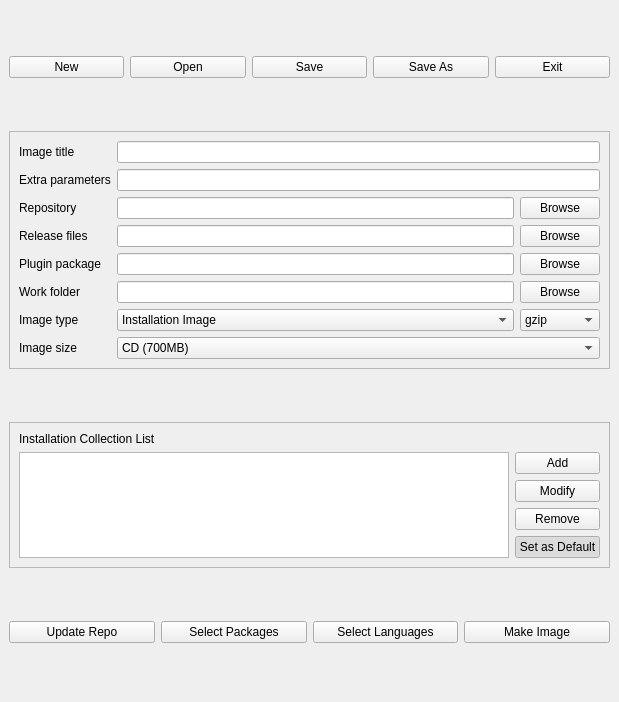
<?xml version="1.0" encoding="UTF-8"?>
<ui version="4.0">
 <class>MainWindow</class>
 <widget class="QMainWindow" name="MainWindow">
  <property name="geometry">
   <rect>
    <x>0</x>
    <y>0</y>
    <width>619</width>
    <height>702</height>
   </rect>
  </property>
  <property name="windowTitle">
   <string>Pardusman</string>
  </property>
  <property name="windowIcon">
   <iconset resource="raw.qrc">
    <normaloff>:/raw/pics/pardusman.png</normaloff>:/raw/pics/pardusman.png</iconset>
  </property>
  <widget class="QWidget" name="centralwidget">
   <layout class="QGridLayout" name="gridLayout_5">
    <item row="0" column="0">
     <layout class="QHBoxLayout" name="horizontalLayout">
      <item>
       <widget class="QPushButton" name="pushNew">
        <property name="text">
         <string>New</string>
        </property>
       </widget>
      </item>
      <item>
       <widget class="QPushButton" name="pushOpen">
        <property name="text">
         <string>Open</string>
        </property>
       </widget>
      </item>
      <item>
       <widget class="QPushButton" name="pushSave">
        <property name="text">
         <string>Save</string>
        </property>
       </widget>
      </item>
      <item>
       <widget class="QPushButton" name="pushSaveAs">
        <property name="text">
         <string>Save As</string>
        </property>
       </widget>
      </item>
      <item>
       <widget class="QPushButton" name="pushExit">
        <property name="text">
         <string>Exit</string>
        </property>
       </widget>
      </item>
     </layout>
    </item>
    <item row="1" column="0">
     <widget class="QFrame" name="frame">
      <property name="sizePolicy">
       <sizepolicy hsizetype="Preferred" vsizetype="Fixed">
        <horstretch>0</horstretch>
        <verstretch>0</verstretch>
       </sizepolicy>
      </property>
      <property name="frameShape">
       <enum>QFrame::StyledPanel</enum>
      </property>
      <property name="frameShadow">
       <enum>QFrame::Raised</enum>
      </property>
      <layout class="QGridLayout" name="gridLayout_2">
       <item row="0" column="0">
        <layout class="QGridLayout" name="gridLayout">
         <item row="0" column="0">
          <widget class="QLabel" name="label">
           <property name="text">
            <string>Image title</string>
           </property>
          </widget>
         </item>
         <item row="0" column="1" colspan="2">
          <widget class="QLineEdit" name="lineTitle">
           <property name="toolTip">
            <string>The title of the Pardus image</string>
           </property>
          </widget>
         </item>
         <item row="1" column="0">
          <widget class="QLabel" name="label_5">
           <property name="text">
            <string>Extra parameters</string>
           </property>
          </widget>
         </item>
         <item row="1" column="1" colspan="2">
          <widget class="QLineEdit" name="lineParameters">
           <property name="toolTip">
            <string>Extra parameters to pass to the kernel command line during boot.</string>
           </property>
          </widget>
         </item>
         <item row="2" column="0">
          <widget class="QLabel" name="label_3">
           <property name="text">
            <string>Repository</string>
           </property>
          </widget>
         </item>
         <item row="2" column="1">
          <widget class="QLineEdit" name="lineRepository">
           <property name="toolTip">
            <string>Local or remote URL of the repository index from which the image will be created</string>
           </property>
          </widget>
         </item>
         <item row="2" column="2">
          <widget class="QPushButton" name="pushBrowseRepository">
           <property name="text">
            <string>Browse</string>
           </property>
          </widget>
         </item>
         <item row="3" column="0">
          <widget class="QLabel" name="label_4">
           <property name="text">
            <string>Release files</string>
           </property>
          </widget>
         </item>
         <item row="3" column="1">
          <widget class="QLineEdit" name="lineReleaseFiles">
           <property name="toolTip">
            <string>Path to the local directory which contains metadata about the image like the release notes, etc.</string>
           </property>
          </widget>
         </item>
         <item row="3" column="2">
          <widget class="QPushButton" name="pushBrowseReleaseFiles">
           <property name="text">
            <string>Browse</string>
           </property>
          </widget>
         </item>
         <item row="4" column="0">
          <widget class="QLabel" name="label_6">
           <property name="text">
            <string>Plugin package</string>
           </property>
          </widget>
         </item>
         <item row="4" column="1">
          <widget class="QLineEdit" name="linePluginPackage"/>
         </item>
         <item row="4" column="2">
          <widget class="QPushButton" name="pushBrowsePluginPackage">
           <property name="text">
            <string>Browse</string>
           </property>
          </widget>
         </item>
         <item row="5" column="0">
          <widget class="QLabel" name="label_2">
           <property name="text">
            <string>Work folder</string>
           </property>
          </widget>
         </item>
         <item row="5" column="1">
          <widget class="QLineEdit" name="lineWorkFolder">
           <property name="toolTip">
            <string>Path to the directory where Pardusman will work and create the related files and directories</string>
           </property>
          </widget>
         </item>
         <item row="5" column="2">
          <widget class="QPushButton" name="pushBrowseWorkFolder">
           <property name="text">
            <string>Browse</string>
           </property>
          </widget>
         </item>
         <item row="6" column="0">
          <widget class="QLabel" name="label_7">
           <property name="text">
            <string>Image type</string>
           </property>
          </widget>
         </item>
         <item row="6" column="1">
          <widget class="QComboBox" name="comboType">
           <item>
            <property name="text">
             <string>Installation Image</string>
            </property>
           </item>
           <item>
            <property name="text">
             <string>Live Image</string>
            </property>
           </item>
          </widget>
         </item>
         <item row="6" column="2">
          <widget class="QComboBox" name="comboCompression">
           <item>
            <property name="text">
             <string>gzip</string>
            </property>
           </item>
           <item>
            <property name="text">
             <string>lzma</string>
            </property>
           </item>
          </widget>
         </item>
         <item row="7" column="0">
          <widget class="QLabel" name="label_8">
           <property name="enabled">
            <bool>true</bool>
           </property>
           <property name="text">
            <string>Image size</string>
           </property>
          </widget>
         </item>
         <item row="7" column="1" colspan="2">
          <widget class="QComboBox" name="comboSize">
           <property name="enabled">
            <bool>true</bool>
           </property>
           <item>
            <property name="text">
             <string>CD (700MB)</string>
            </property>
           </item>
           <item>
            <property name="text">
             <string>DVD (4.2GB)</string>
            </property>
           </item>
           <item>
            <property name="text">
             <string>Flash Disk (1GB)</string>
            </property>
           </item>
           <item>
            <property name="text">
             <string>Custom</string>
            </property>
           </item>
          </widget>
         </item>
        </layout>
       </item>
      </layout>
     </widget>
    </item>
    <item row="2" column="0">
     <widget class="QFrame" name="collectionFrame">
      <property name="sizePolicy">
       <sizepolicy hsizetype="Preferred" vsizetype="Fixed">
        <horstretch>0</horstretch>
        <verstretch>0</verstretch>
       </sizepolicy>
      </property>
      <property name="frameShape">
       <enum>QFrame::StyledPanel</enum>
      </property>
      <property name="frameShadow">
       <enum>QFrame::Raised</enum>
      </property>
      <layout class="QGridLayout" name="gridLayout_4">
       <item row="0" column="0">
        <layout class="QGridLayout" name="gridLayout_3">
         <item row="1" column="0" rowspan="4">
          <widget class="QListWidget" name="listPackageCollection"/>
         </item>
         <item row="2" column="1">
          <widget class="QPushButton" name="pushModifyCollection">
           <property name="text">
            <string>Modify</string>
           </property>
          </widget>
         </item>
         <item row="0" column="0">
          <widget class="QLabel" name="label_9">
           <property name="text">
            <string>Installation Collection List</string>
           </property>
          </widget>
         </item>
         <item row="4" column="1">
          <widget class="QPushButton" name="pushSetDefaultCollection">
           <property name="enabled">
            <bool>true</bool>
           </property>
           <property name="text">
            <string>Set as Default</string>
           </property>
           <property name="checkable">
            <bool>true</bool>
           </property>
           <property name="checked">
            <bool>true</bool>
           </property>
          </widget>
         </item>
         <item row="1" column="1">
          <widget class="QPushButton" name="pushAddCollection">
           <property name="text">
            <string>Add</string>
           </property>
          </widget>
         </item>
         <item row="3" column="1">
          <widget class="QPushButton" name="pushRemoveCollection">
           <property name="text">
            <string>Remove</string>
           </property>
          </widget>
         </item>
        </layout>
       </item>
      </layout>
      <zorder></zorder>
     </widget>
    </item>
    <item row="3" column="0">
     <layout class="QHBoxLayout" name="horizontalLayout_2">
      <item>
       <widget class="QPushButton" name="pushUpdateRepo">
        <property name="text">
         <string>Update Repo</string>
        </property>
       </widget>
      </item>
      <item>
       <widget class="QPushButton" name="pushSelectPackages">
        <property name="enabled">
         <bool>true</bool>
        </property>
        <property name="text">
         <string>Select Packages</string>
        </property>
       </widget>
      </item>
      <item>
       <widget class="QPushButton" name="pushSelectLanguages">
        <property name="text">
         <string>Select Languages</string>
        </property>
       </widget>
      </item>
      <item>
       <widget class="QPushButton" name="pushMakeImage">
        <property name="text">
         <string>Make Image</string>
        </property>
       </widget>
      </item>
     </layout>
    </item>
    <item row="4" column="0">
     <layout class="QVBoxLayout" name="terminalLayout"/>
    </item>
   </layout>
  </widget>
  <widget class="QMenuBar" name="menubar">
   <property name="geometry">
    <rect>
     <x>0</x>
     <y>0</y>
     <width>619</width>
     <height>22</height>
    </rect>
   </property>
  </widget>
 </widget>
 <tabstops>
  <tabstop>pushNew</tabstop>
  <tabstop>pushOpen</tabstop>
  <tabstop>pushSave</tabstop>
  <tabstop>pushSaveAs</tabstop>
  <tabstop>pushExit</tabstop>
  <tabstop>lineTitle</tabstop>
  <tabstop>lineParameters</tabstop>
  <tabstop>lineRepository</tabstop>
  <tabstop>lineReleaseFiles</tabstop>
  <tabstop>linePluginPackage</tabstop>
  <tabstop>lineWorkFolder</tabstop>
  <tabstop>comboType</tabstop>
  <tabstop>comboSize</tabstop>
  <tabstop>pushBrowseRepository</tabstop>
  <tabstop>pushBrowseReleaseFiles</tabstop>
  <tabstop>pushBrowsePluginPackage</tabstop>
  <tabstop>pushBrowseWorkFolder</tabstop>
  <tabstop>comboCompression</tabstop>
  <tabstop>listPackageCollection</tabstop>
  <tabstop>pushAddCollection</tabstop>
  <tabstop>pushModifyCollection</tabstop>
  <tabstop>pushRemoveCollection</tabstop>
  <tabstop>pushSetDefaultCollection</tabstop>
  <tabstop>pushUpdateRepo</tabstop>
  <tabstop>pushSelectPackages</tabstop>
  <tabstop>pushSelectLanguages</tabstop>
  <tabstop>pushMakeImage</tabstop>
 </tabstops>
 <resources>
  <include location="raw.qrc"/>
 </resources>
 <connections/>
</ui>
